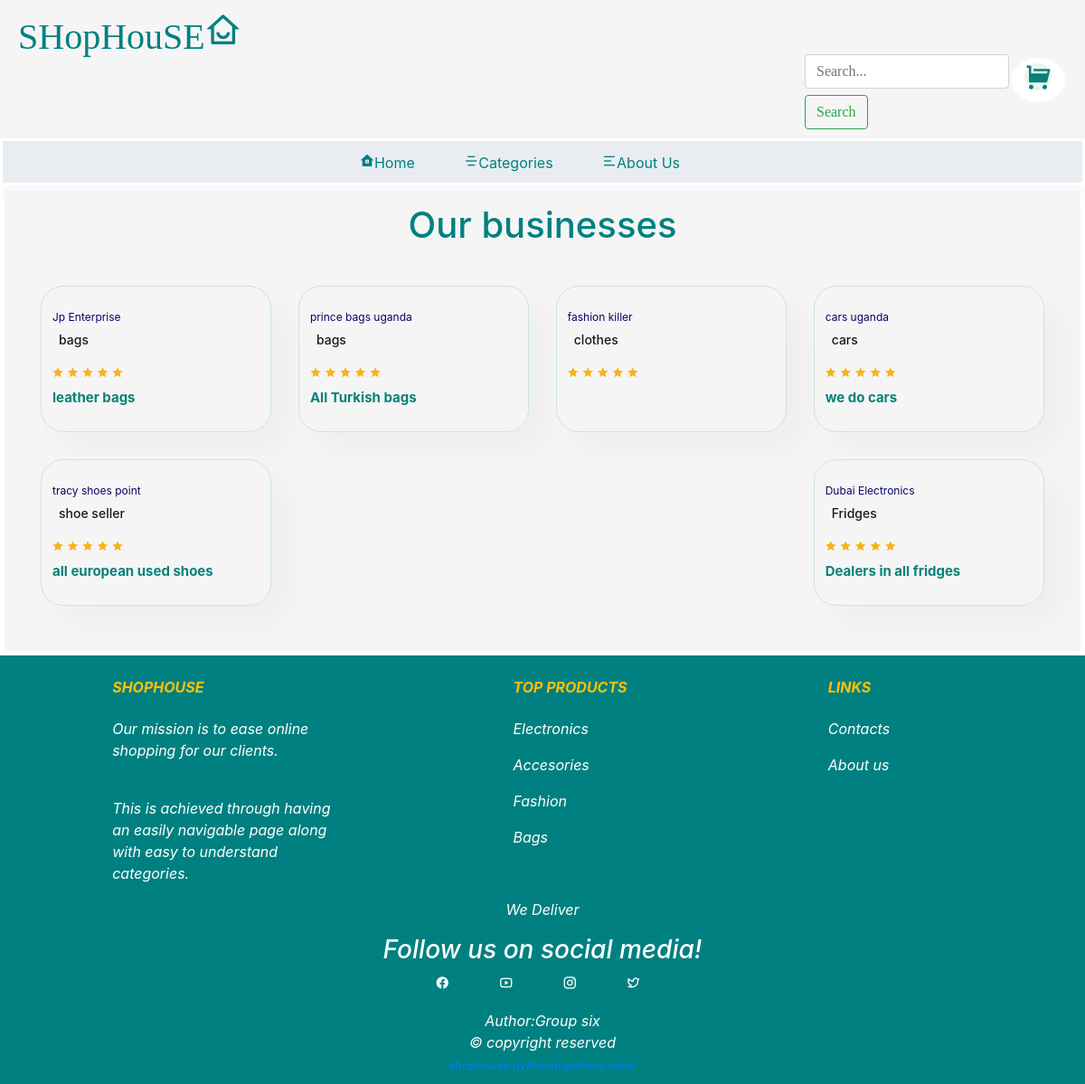
The app's page /business/, older data.
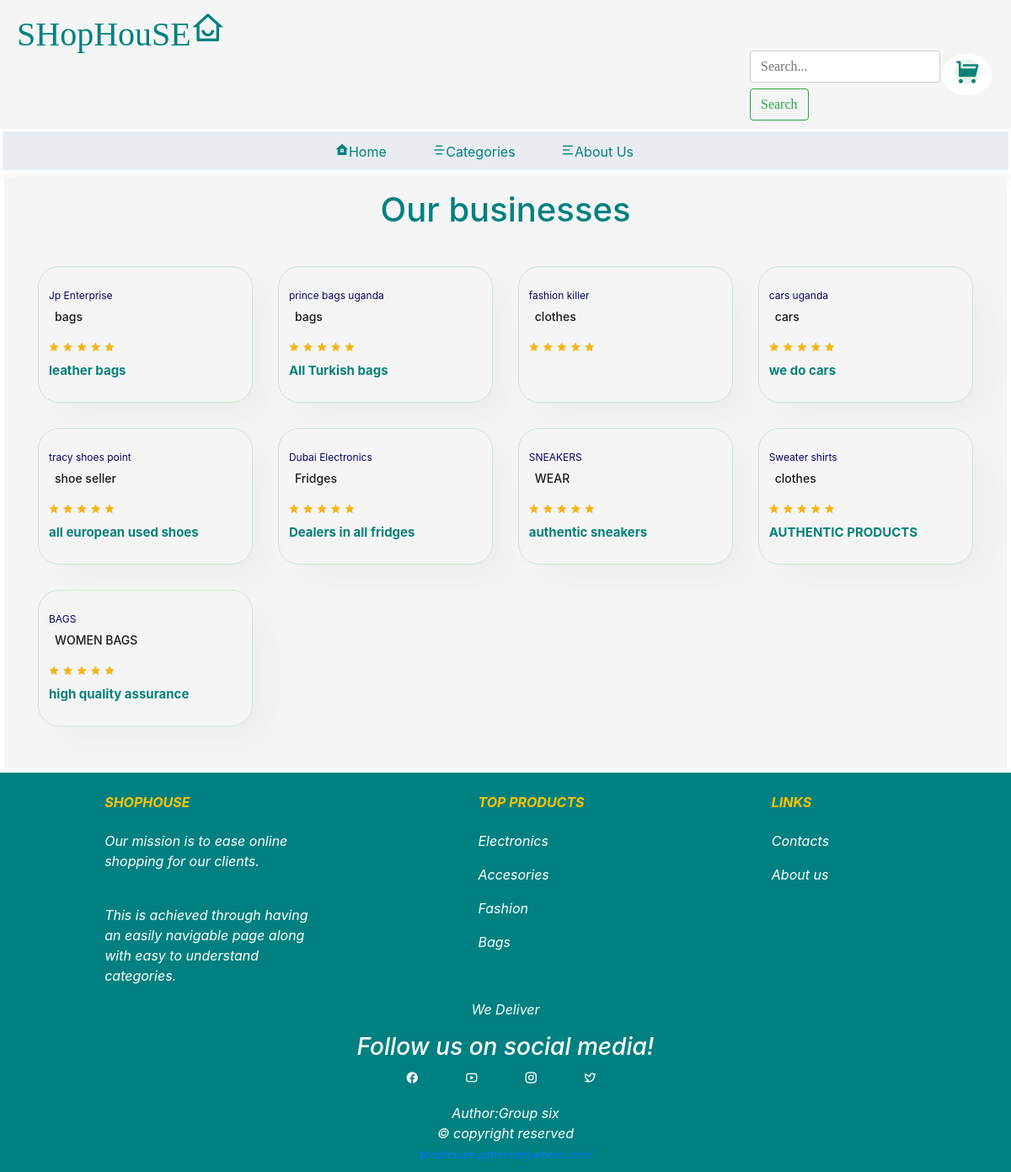
The same page, newer data.
### shophouse/models.py (models this page shows, shortened)
class RegisterBusiness(models.Model):
    VERIFICATION_STATUS = (
        ('pending', 'Pending Approval'),
        ('approved', 'Approved'),
        ('rejected', 'Rejected'),
    )
    owner = models.ForeignKey(User, on_delete=models.CASCADE, null=True)
    name_of_business = models.CharField(max_length=120)
    type_of_business = models.CharField(max_length=120)
    email = models.EmailField(default="")
    address = models.CharField(max_length=120)
    description = models.TextField(null=True, blank=True)
    phone_number = models.CharField(max_length=10)
    verification_status = models.CharField(
        max_length=10,
        choices=VERIFICATION_STATUS,
        default='pending'
    )
    registration_date = models.DateTimeField(auto_now_add=True)
    verification_date = models.DateTimeField(null=True, blank=True)
    class Meta:
        verbose_name = "Business"
        verbose_name_plural = "Businesses"

### shophouse/views.py (the view)
# urls.py: path('business/',views.business,name='business'),
def business(request):
    businesses = RegisterBusiness.objects.all()
    return render(request, 'business.html',{'businesses':businesses})

### cart/cart.py (called while the page is built)
    def __len__(self):
        return len(self.cart)

### cart/context_processors.py (called while the page is built)
def cart(request):
    return  {'cart': Cart(request)}

### templates/business.html (shortened to what this page needs)
{% extends 'base.html' %}
{% block content %}
<main>
   <section id="prods">
      <h1>Our businesses</h1>
      <div class="product-div">
   {% for business in businesses %}
         <div class="gallery">
            <div class="des">
               <span>{{ business.name_of_business }}</span>
               <h5>{{ business.type_of_business}}</h5>
               <div class="star">
                  <i class="ri-star-fill"></i>
                  <i class="ri-star-fill"></i>
                  <i class="ri-star-fill"></i>
                  <i class="ri-star-fill"></i>
                  <i class="ri-star-fill"></i>
               </div>
               <h4>{{ business.description}}</h4>
            </div>
         </div>
   {% endfor %}
      </div>
   </section>
</main>
{% endblock%}

Row changes from the older to the newer data that the page shows:
added RegisterBusiness: name_of_business "SNEAKERS", type_of_business "WEAR", description "authentic sneakers"
added RegisterBusiness: name_of_business "Sweater shirts", type_of_business "clothes", description "AUTHENTIC PRODUCTS"
added RegisterBusiness: name_of_business "BAGS", type_of_business "WOMEN BAGS", description "high quality assurance"
